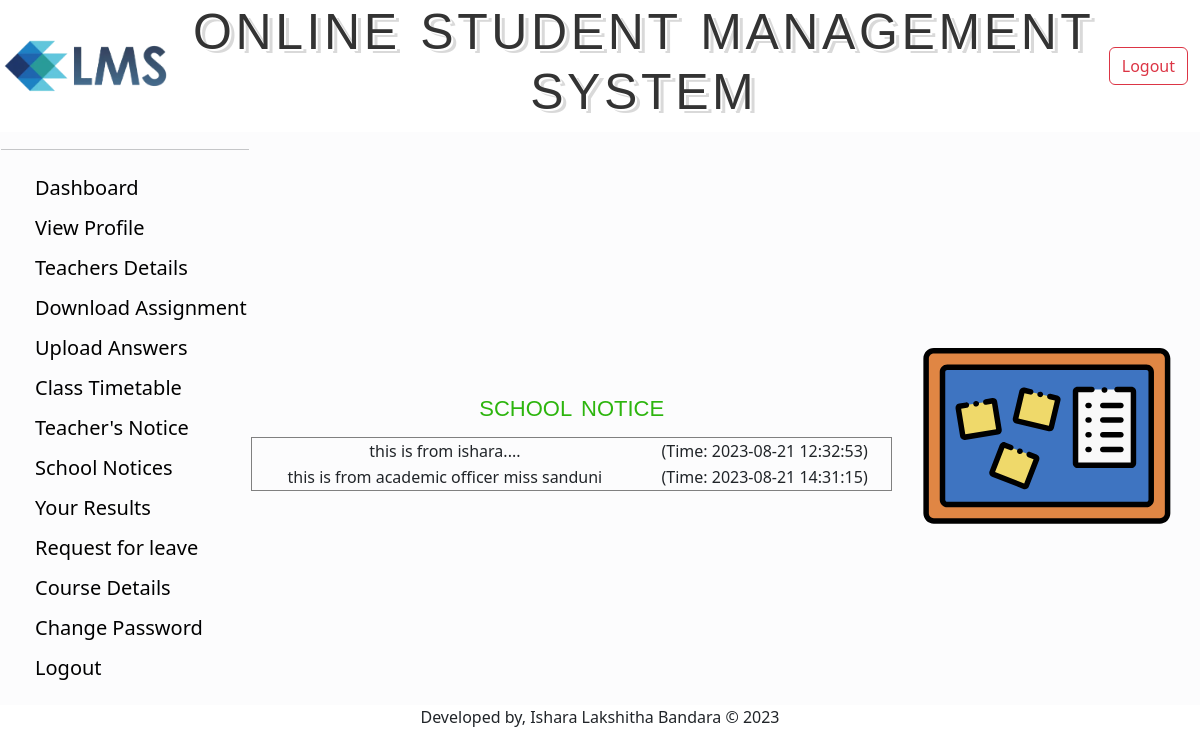
/student/view/schoolnotice.php (signed in), run on the app's committed database.
### tables this page shows
CREATE TABLE `school_notice` (
  `id` int(3) NOT NULL,
  `notice` varchar(500) NOT NULL,
  `time` timestamp NOT NULL DEFAULT current_timestamp() ON UPDATE current_timestamp()
);

### student/Model/DatabaseConnection.php (called while the page is built, shortened)
<?php
	function getAllschoolnotice(){
		$conn = getConnection();
		$sql = "select * from school_notice";
		$result = mysqli_query($conn, $sql);
		$user=[];
		while($row = mysqli_fetch_assoc($result))
		{
			array_push($user, $row);
		}
		return $user;
	}
?>

### student/View/schoolnotice.php (the view, shortened to what this page needs)
<?php
require_once('../Model/DatabaseConnection.php');
$noticeList = getAllschoolnotice();
include('header.php');
?>
<?php include('sideBar.php'); ?>
<td align="center">
    <form method="post" action="">
        <fieldset>
            <legend class="textlegend">School Notice</legend>
            <?php
            echo "<table  width='100%' cellspacing=1 border=1 >
                <tr align = 'center'>
                </tr>";
            for ($i = 0; $i < count($noticeList); $i++) {
                echo "<tr align = 'center'>
                    <td>{$noticeList[$i]['notice']}</td>
                    <td>(Time: {$noticeList[$i]['time']})</td>
                </tr>";
            }
            echo "</table>";
            ?>
        </fieldset>
    </form>
</td>
<td align="center" ><img height="250px" weight="50%" src="../Resources/notice.svg"></td>
</tr>
<?php include('footer.php'); ?>

### student/css/adminlogin.css (style rules this page uses)
.textlegend { font-family: Verdana, Geneva, sans-serif; font-size: 32px; letter-spacing: 0px; word-spacing: 0px; color: #2DB50E; font-weight: normal; text-decoration: none; font-style: normal; font-variant: small-caps; text-transform: lowercase; }

### data on the page
school_notice: notice "this is from ishara....", time "2023-08-21 12:32:53"
school_notice: notice "this is from academic officer miss sanduni", time "2023-08-21 14:31:15"
